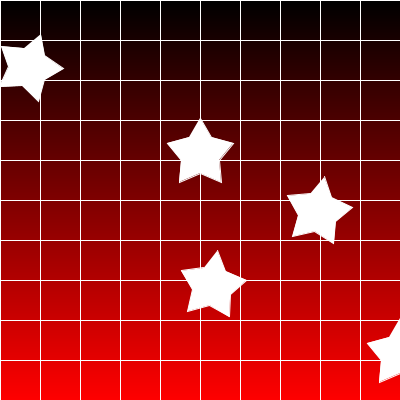
Frame 1 (no input)
Frame 60 (the mouse pressed at the canvas centre just before this capture): identical to frame 1, image omitted
Frame 120 (the mouse held since frame 60 and released just before this capture): identical to frame 1, image omitted

The Processing sketch that drew this single still picture (run headless with seeded random() and noise(); from frame 60 on, the mouse is pressed at the canvas centre):

// Processing sketch: processing_91406
// ── processing_91406.pde

float gray = 0.0;
int [] x = { 50, 61, 83, 69, 71, 50, 29, 31, 17, 39 }; 
int [] y = { 18, 37, 43, 60, 82, 73, 82, 60, 43, 37 };

int [] x2 = new int [5];
int [] y2 = new int [5];


void setup()
{
  size(400,400);
  background(255);
  
  for (int i =0; i < 5; i++)
  {
    x2[i] = (int) random (100, 200);
    y2[i] = (int) random (150, 300);
  }
}


void draw()
{
  int cat;
  
 for(int i = 0; i <400; i++)
{

float percent = (float) i / 400;  

stroke (255* percent,0,0);
line(0,i,400,i);
   }
   
   for (int i = 0; i < 400; i += 40)
   {
     stroke (255);
     line(0,i,400,i);
     line(i,0,i,400);
     
   }
   pushMatrix ();
   rotate (radians(20));  
   drawShapes (0,0);
   popMatrix();
   
  pushMatrix();
  translate(50, 0);
  drawShapes (100,100);
  popMatrix();
  
  pushMatrix();
  rotate(radians(8));
  drawShapes (200,200);
  popMatrix();
  
  pushMatrix();
  translate(50,0);
  drawShapes (300,300);
  popMatrix();
  
  pushMatrix();
  rotate(radians(10));
  drawShapes (300,100);
  popMatrix();
  
}
void drawShapes(float offset, float yoffset)
{
 beginShape();
   for (int i = 0; i < x.length; i ++)
   {
     vertex(x[i]+ offset, y[i]+ yoffset);
   }
    endShape();
  }
  
